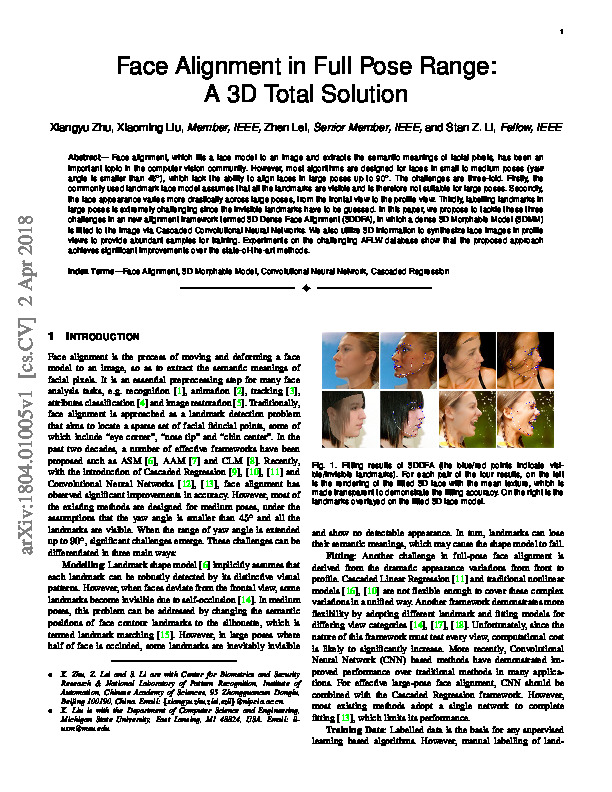
#> input picture Sample/Sample_resized-0.jpeg, 612 x 792 px, found by its file name
$ python imageCrop.py
#> lines starting #> are read from the running program, lines starting #| are printed output that depends on the picture
#!/usr/bin/python3

from PIL import Image

def imageCrop(arg_image_path,arg_image_cropped_path):
	image_path=arg_image_path
	image_cropped_path=arg_image_cropped_path

	im=Image.open(image_path)
#> im is the input picture: PIL image 612x792 RGB; mean R, G, B 207, 206, 204.4

	img_size=im.size
#> img_size = (612, 792)
	print("width and height of image are {}".format(img_size))
#| width and height of image are (612, 792)

	x,y,w,h=100,100,250,250

	region=im.crop((x,y,x+w,y+h))
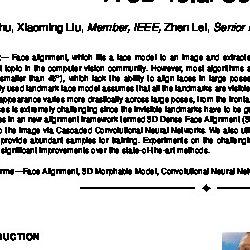
#> region: PIL image 250x250 RGB; mean R, G, B 202.4, 202.5, 202.6

	region.save(image_cropped_path)

	print("crop is done")

if __name__ == '__main__':
	image_path="/Users/ttang/Desktop/pdf2image/Sample/Sample_resized-0.jpeg"
	image_cropped_path="/Users/ttang/Desktop/pdf2image/CroppedImage/Sample_resized-0-cropped.jpeg"
	imageCrop(image_path,image_cropped_path)

$ run again, with Sample/Sample_resized-1.jpeg copied over Sample/Sample_resized-0.jpeg
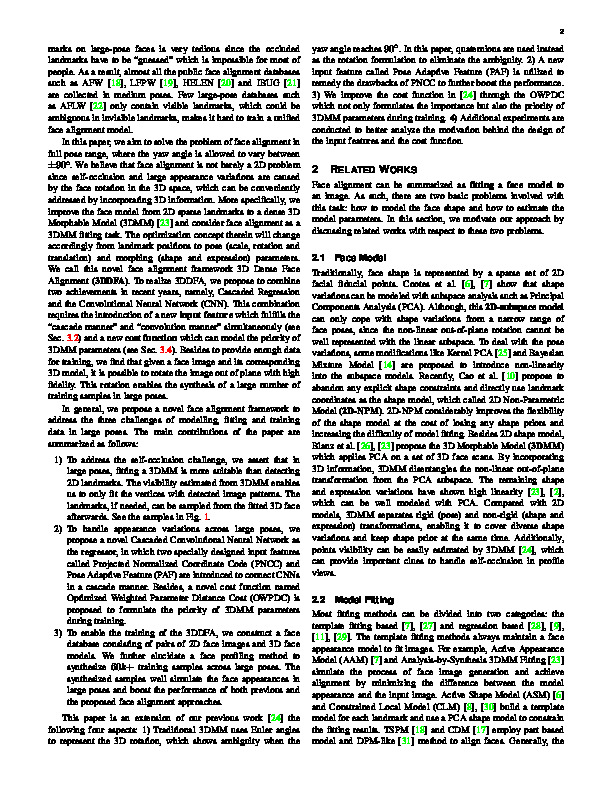
#> input picture Sample/Sample_resized-1.jpeg, 612 x 792 px, found by its file name
#> in imageCrop, im is the input picture: PIL image 612x792 RGB; mean R, G, B 201.7, 202.2, 201.6
#| width and height of image are (612, 792)
#> in imageCrop, `region=im.crop((x,y,x+w,y+h))`:
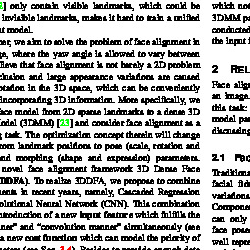
#> region: PIL image 250x250 RGB; mean R, G, B 181.3, 181.4, 181.2

$ run again, with Sample/Sample_resized-10.jpeg copied over Sample/Sample_resized-0.jpeg
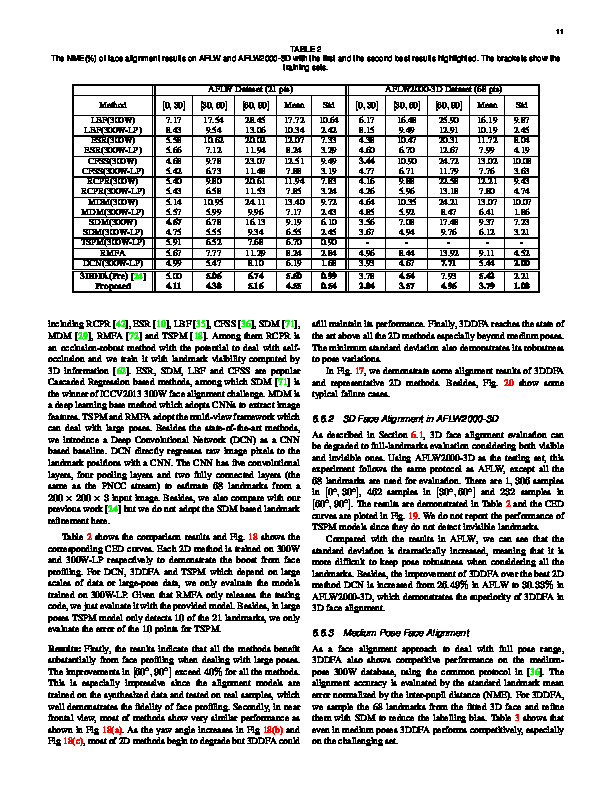
#> input picture Sample/Sample_resized-10.jpeg, 612 x 792 px, found by its file name
#> in imageCrop, im is the input picture: PIL image 612x792 RGB; mean R, G, B 206.9, 206.9, 206.7
#| width and height of image are (612, 792)
#> in imageCrop, `region=im.crop((x,y,x+w,y+h))`:
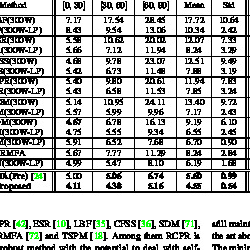
#> region: PIL image 250x250 RGB; mean R, G, B 185.5, 186.7, 185.5

$ run again, with Sample/Sample_resized-11.jpeg copied over Sample/Sample_resized-0.jpeg
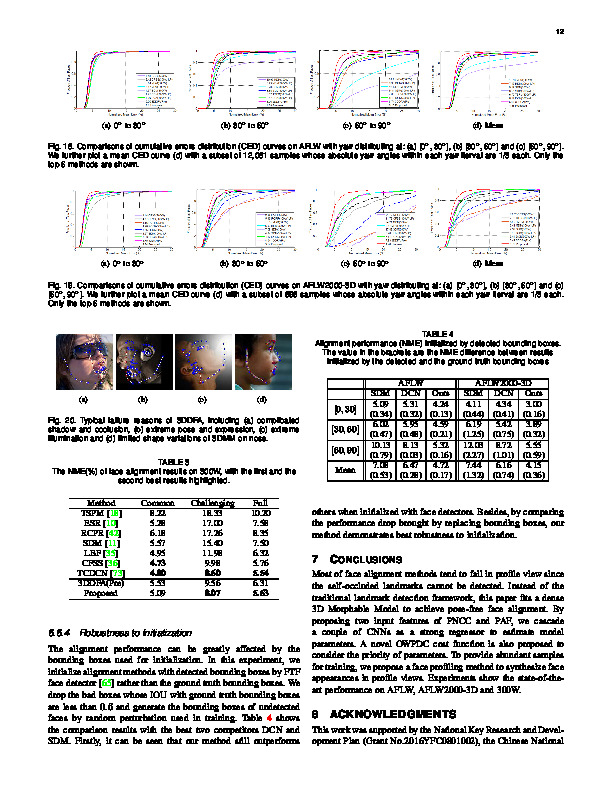
#> input picture Sample/Sample_resized-11.jpeg, 612 x 792 px, found by its file name
#> in imageCrop, im is the input picture: PIL image 612x792 RGB; mean R, G, B 218.9, 218.6, 218.6
#| width and height of image are (612, 792)
#> in imageCrop, `region=im.crop((x,y,x+w,y+h))`:
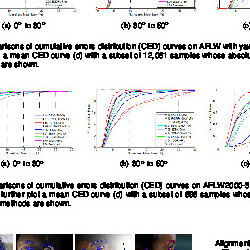
#> region: PIL image 250x250 RGB; mean R, G, B 219.9, 219.5, 220
